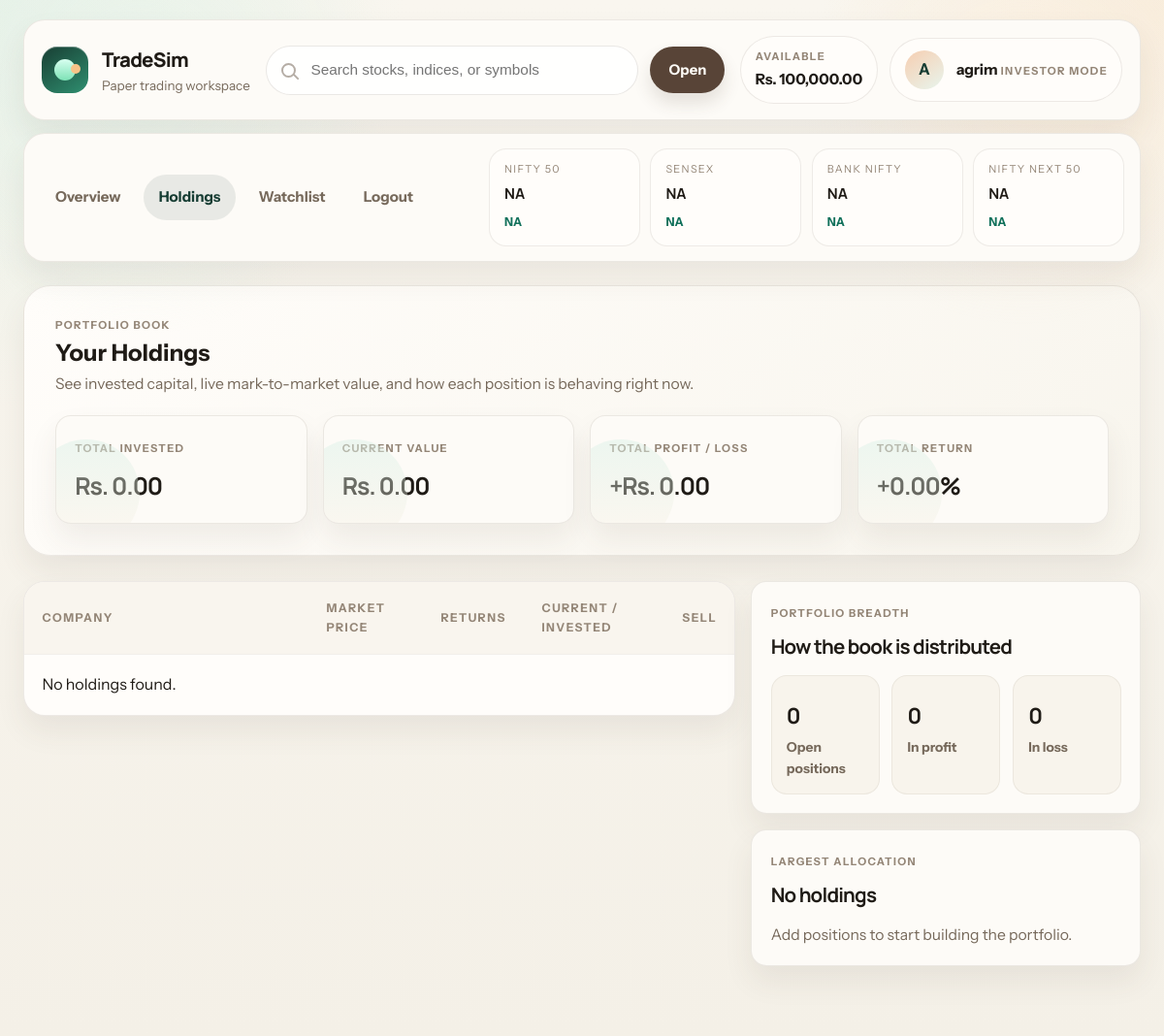
The page /holdings.php (signed in) on the database its author committed.
### tables this page shows
CREATE TABLE `users` (
  `id` int NOT NULL AUTO_INCREMENT,
  `username` varchar(50) NOT NULL,
  `password` varchar(50) NOT NULL,
  `balance` decimal(12,2) NOT NULL DEFAULT '0.00',
  PRIMARY KEY (`id`),
  UNIQUE KEY `username` (`username`)
);

### app.php (called while the page is built, shortened)
<?php
function current_user($conn)
{
    $id = (int) $_SESSION["user_id"];
    $result = mysqli_query($conn, "SELECT * FROM users WHERE id = $id");
    return mysqli_fetch_assoc($result);
}
function escape($text)
{
    return htmlspecialchars($text, ENT_QUOTES, "UTF-8");
}
function session_cache_get($key, $ttlSeconds)
{
    if (!isset($_SESSION["app_cache"][$key])) {
        return null;
    }
    $entry = $_SESSION["app_cache"][$key];
    return $entry["payload"];
}
function get_market_strip_snapshot($preferCached = false)
{
    $indices = $preferCached
        ? (session_cache_get("nse_indices", 300) ?: [])
        : nse_get_indices();
    $marketStrip = [
        ["label" => "NIFTY 50", "symbol" => "NIFTY 50"],
        ["label" => "SENSEX", "symbol" => "SENSEX"],
        ["label" => "BANK NIFTY", "symbol" => "NIFTY BANK"],
        ["label" => "NIFTY NEXT 50", "symbol" => "NIFTY NEXT 50"]
    ];
    $rows = [];
    foreach ($marketStrip as $item) {
        $lookup = strtoupper($item["symbol"]);
        $row = isset($indices[$lookup]) ? $indices[$lookup] : null;
        $rows[] = [
            "label" => $item["label"],
            "symbol" => $item["symbol"],
            "last" => $row && isset($row["last"]) ? (float) $row["last"] : 0,
            "percentChange" => $row && isset($row["percentChange"]) ? (float) $row["percentChange"] : 0
        ];
    }
    return $rows;
}

### layout.php (the view, shortened to what this page needs)
<?php
require_once __DIR__ . "/app.php";
if (!isset($GLOBALS["layout_shutdown_registered"])) {
    register_shutdown_function(function () {
        echo "</body>";
        echo "</html>";
    });
}
function render_header($title, $active = "")
{
    global $conn;
    $user = isset($_SESSION["user_id"]) ? current_user($conn) : null;
    $marketStrip = isset($_SESSION["user_id"]) ? get_market_strip_snapshot(true) : [];
    ?>
    <!DOCTYPE html>
    <html lang="en">
    <head>
        <link rel="stylesheet" href="style.css">
    </head>
    <body>
    <?php if (isset($_SESSION["user_id"])) : ?>
        <div class="layout">
            <div class="shell-backdrop"></div>
            <div class="header-shell">
                <div class="header-bar">
                    <div class="brand-block">
                        <a class="brand-mark" href="dashboard.php" aria-label="TradeSim home">
                            <span class="brand-mark-core"></span>
                        </a>
                        <div class="logo-box">
                            <h1>TradeSim</h1>
                            <span>Paper trading workspace</span>
                        </div>
                    </div>
                    <div class="top-search-wrap">
                        <form method="get" action="stock.php" class="top-search-form" autocomplete="off">
                            <div class="search-icon" aria-hidden="true"></div>
                            <input type="text" id="top-search-input" name="symbol" placeholder="Search stocks, indices, or symbols" />
                            <button type="submit">Open</button>
                        </form>
                    </div>
                    <div class="header-actions">
                        <div class="balance-pill">
                            <span>Available</span>
                            <strong data-live-balance>Rs. <?php echo number_format((float) $user["balance"], 2); ?></strong>
                        </div>
                        <div class="profile-pill">
                            <div class="profile-avatar"><?php echo strtoupper(substr($user["username"], 0, 1)); ?></div>
                            <div>
                                <strong><?php echo escape($user["username"]); ?></strong>
                                <span>Investor mode</span>
                            </div>
                        </div>
                    </div>
                </div>
                <div class="header-subbar">
                    <div class="nav-links">
                        <a class="<?php echo $active === "dashboard" ? "active" : ""; ?>" href="dashboard.php">Overview</a>
                        <a class="<?php echo $active === "holdings" ? "active" : ""; ?>" href="holdings.php">Holdings</a>
                        <a class="<?php echo $active === "watchlist" ? "active" : ""; ?>" href="watchlist.php">Watchlist</a>
                        <a href="logout.php">Logout</a>
                    </div>
                    <div class="market-strip">
                        <?php
                        $marketStripTemplate = [
                            ["label" => "NIFTY 50", "symbol" => "NIFTY 50"],
                            ["label" => "SENSEX", "symbol" => "SENSEX"],
                            ["label" => "BANK NIFTY", "symbol" => "NIFTY BANK"],
                            ["label" => "NIFTY NEXT 50", "symbol" => "NIFTY NEXT 50"]
                        ];
                        $stripMap = [];
                        foreach ($marketStrip as $item) {
                            $stripMap[$item["symbol"]] = $item;
                        }
                        foreach ($marketStripTemplate as $item) :
                            $row = isset($stripMap[$item["symbol"]]) ? $stripMap[$item["symbol"]] : null;
                            $last = $row && isset($row["last"]) ? (float) $row["last"] : 0;
                            $change = $row && isset($row["percentChange"]) ? (float) $row["percentChange"] : 0;
                            ?>
                            <a class="ticker-chip" data-market-symbol="<?php echo escape($item["symbol"]); ?>" href="stock.php?symbol=<?php echo urlencode($item["symbol"]); ?>">
                                <span><?php echo escape($item["label"]); ?></span>
                                <strong data-market-last><?php echo $last > 0 ? number_format($last, 2) : "NA"; ?></strong>
                                <em data-market-change class="<?php echo $change >= 0 ? "profit" : "loss"; ?>">
                                    <?php echo $last > 0 ? (($change >= 0 ? "+" : "") . number_format($change, 2) . "%") : "NA"; ?>
                                </em>
                            </a>
                        <?php endforeach; ?>
                    </div>
                </div>
            </div>
            <div class="page-body">
    <?php else : ?>
        <div class="login-area">
    <?php endif; ?>
    <?php
}
function render_footer()
{
    echo "</div>";
    if (isset($_SESSION["user_id"])) {
        echo "</div>";
    }
    ?>
    <?php
}

### rows shown on the page
users: balance "100,000.00", username "A", username "agrim"

### other values the page prints
$item["label"] "NIFTY 50"
$item["label"] "SENSEX"
$item["label"] "BANK NIFTY"
$item["label"] "NIFTY NEXT 50"
$totalInvested "0.00"
$currentValue "0.00"
$totalProfit "0.00"
$totalReturn "0.00"
count($holdingList) "0"
$winningCount "0"
$losingCount "0"
